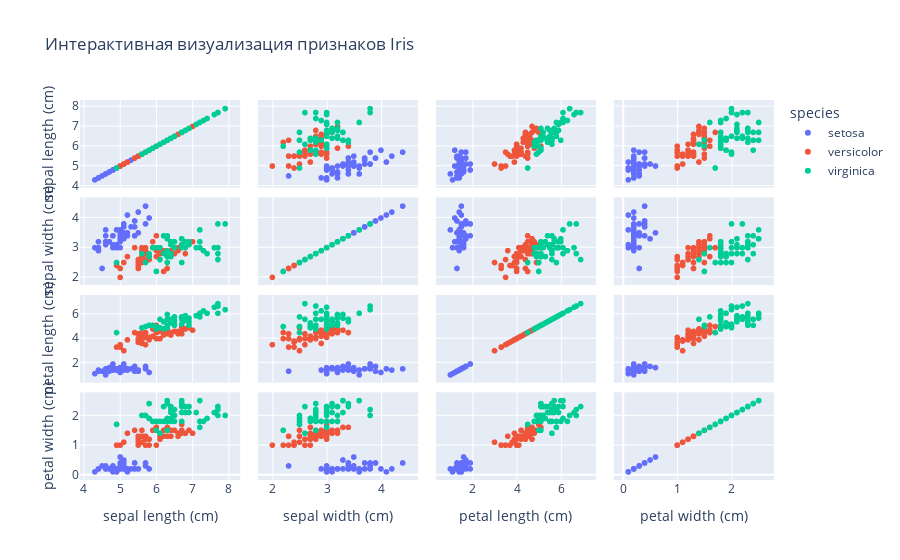

Notebook code for this chart:
### Markdown cell above
## Задание 1: Подготовка данных

1. Импортируйте необходимые библиотеки (numpy, pandas, sklearn, etc.)
2. Загрузите датасет iris из sklearn.datasets
3. Создайте DataFrame с данными и добавьте понятные названия столбцов
4. Проведите базовый анализ данных:
   - Проверьте размер датасета
   - Изучите распределение классов
   - Постройте корреляционную матрицу
   - Визуализируйте распределение признаков

Подсказка: используйте pandas.DataFrame, seaborn.heatmap, plotly для визуализации

### Code cell
# Задание 1: Подготовка данных

# 1. Импорт необходимых библиотек
import numpy as np
import pandas as pd
import seaborn as sns
import matplotlib.pyplot as plt
from sklearn.datasets import load_iris
import plotly.express as px

sns.set(style="whitegrid")
plt.rcParams['figure.figsize'] = (8, 5)
iris = load_iris()

df = pd.DataFrame(iris.data, columns=iris.feature_names)
df['species'] = iris.target
df['species'] = df['species'].map({0: 'setosa', 1: 'versicolor', 2: 'virginica'})

print("Размер датасета:", df.shape)
print("\nРаспределение классов:")
print(df['species'].value_counts())

plt.figure(figsize=(7, 5))
sns.heatmap(df.iloc[:, :4].corr(), annot=True, cmap="coolwarm")
plt.title("Корреляционная матрица признаков")
plt.show()

sns.pairplot(df, hue="species", diag_kind="kde")
plt.show()

fig = px.scatter_matrix(
    df,
    dimensions=df.columns[:4],
    color="species",
    title="Интерактивная визуализация признаков Iris"
)
fig.show()

### Figure 1 — Plotly figure (JSON) as saved in the notebook; plotly's stock layout.template omitted (floating-point values rounded to 4 significant figures)
{"data": [{"dimensions": [{"axis": {"matches": true}, "label": "sepal length (cm)", "values": [5.1, 4.9, 4.7, 4.6, 5.0, 5.4, 4.6, 5.0, 4.4, 4.9, 5.4, 4.8, 4.8, 4.3, 5.8, 5.7, 5.4, 5.1, 5.7, 5.1, 5.4, 5.1, 4.6, 5.1, 4.8, 5.0, 5.0, 5.2, 5.2, 4.7, 4.8, 5.4, 5.2, 5.5, 4.9, 5.0, 5.5, 4.9, 4.4, 5.1, 5.0, 4.5, 4.4, 5.0, 5.1, 4.8, 5.1, 4.6, 5.3, 5.0]}, {"axis": {"matches": true}, "label": "sepal width (cm)", "values": [3.5, 3.0, 3.2, 3.1, 3.6, 3.9, 3.4, 3.4, 2.9, 3.1, 3.7, 3.4, 3.0, 3.0, 4.0, 4.4, 3.9, 3.5, 3.8, 3.8, 3.4, 3.7, 3.6, 3.3, 3.4, 3.0, 3.4, 3.5, 3.4, 3.2, 3.1, 3.4, 4.1, 4.2, 3.1, 3.2, 3.5, 3.6, 3.0, 3.4, 3.5, 2.3, 3.2, 3.5, 3.8, 3.0, 3.8, 3.2, 3.7, 3.3]}, {"axis": {"matches": true}, "label": "petal length (cm)", "values": [1.4, 1.4, 1.3, 1.5, 1.4, 1.7, 1.4, 1.5, 1.4, 1.5, 1.5, 1.6, 1.4, 1.1, 1.2, 1.5, 1.3, 1.4, 1.7, 1.5, 1.7, 1.5, 1.0, 1.7, 1.9, 1.6, 1.6, 1.5, 1.4, 1.6, 1.6, 1.5, 1.5, 1.4, 1.5, 1.2, 1.3, 1.4, 1.3, 1.5, 1.3, 1.3, 1.3, 1.6, 1.9, 1.4, 1.6, 1.4, 1.5, 1.4]}, {"axis": {"matches": true}, "label": "petal width (cm)", "values": [0.2, 0.2, 0.2, 0.2, 0.2, 0.4, 0.3, 0.2, 0.2, 0.1, 0.2, 0.2, 0.1, 0.1, 0.2, 0.4, 0.4, 0.3, 0.3, 0.3, 0.2, 0.4, 0.2, 0.5, 0.2, 0.2, 0.4, 0.2, 0.2, 0.2, 0.2, 0.4, 0.1, 0.2, 0.2, 0.2, 0.2, 0.1, 0.2, 0.2, 0.3, 0.3, 0.2, 0.6, 0.4, 0.3, 0.2, 0.2, 0.2, 0.2]}], "hovertemplate": "species=setosa<br>%{xaxis.title.text}=%{x}<br>%{yaxis.title.text}=%{y}<extra></extra>", "legendgroup": "setosa", "marker": {"color": "#636efa", "symbol": "circle"}, "name": "setosa", "showlegend": true, "type": "splom"}, {"dimensions": [{"axis": {"matches": true}, "label": "sepal length (cm)", "values": [7.0, 6.4, 6.9, 5.5, 6.5, 5.7, 6.3, 4.9, 6.6, 5.2, 5.0, 5.9, 6.0, 6.1, 5.6, 6.7, 5.6, 5.8, 6.2, 5.6, 5.9, 6.1, 6.3, 6.1, 6.4, 6.6, 6.8, 6.7, 6.0, 5.7, 5.5, 5.5, 5.8, 6.0, 5.4, 6.0, 6.7, 6.3, 5.6, 5.5, 5.5, 6.1, 5.8, 5.0, 5.6, 5.7, 5.7, 6.2, 5.1, 5.7]}, {"axis": {"matches": true}, "label": "sepal width (cm)", "values": [3.2, 3.2, 3.1, 2.3, 2.8, 2.8, 3.3, 2.4, 2.9, 2.7, 2.0, 3.0, 2.2, 2.9, 2.9, 3.1, 3.0, 2.7, 2.2, 2.5, 3.2, 2.8, 2.5, 2.8, 2.9, 3.0, 2.8, 3.0, 2.9, 2.6, 2.4, 2.4, 2.7, 2.7, 3.0, 3.4, 3.1, 2.3, 3.0, 2.5, 2.6, 3.0, 2.6, 2.3, 2.7, 3.0, 2.9, 2.9, 2.5, 2.8]}, {"axis": {"matches": true}, "label": "petal length (cm)", "values": [4.7, 4.5, 4.9, 4.0, 4.6, 4.5, 4.7, 3.3, 4.6, 3.9, 3.5, 4.2, 4.0, 4.7, 3.6, 4.4, 4.5, 4.1, 4.5, 3.9, 4.8, 4.0, 4.9, 4.7, 4.3, 4.4, 4.8, 5.0, 4.5, 3.5, 3.8, 3.7, 3.9, 5.1, 4.5, 4.5, 4.7, 4.4, 4.1, 4.0, 4.4, 4.6, 4.0, 3.3, 4.2, 4.2, 4.2, 4.3, 3.0, 4.1]}, {"axis": {"matches": true}, "label": "petal width (cm)", "values": [1.4, 1.5, 1.5, 1.3, 1.5, 1.3, 1.6, 1.0, 1.3, 1.4, 1.0, 1.5, 1.0, 1.4, 1.3, 1.4, 1.5, 1.0, 1.5, 1.1, 1.8, 1.3, 1.5, 1.2, 1.3, 1.4, 1.4, 1.7, 1.5, 1.0, 1.1, 1.0, 1.2, 1.6, 1.5, 1.6, 1.5, 1.3, 1.3, 1.3, 1.2, 1.4, 1.2, 1.0, 1.3, 1.2, 1.3, 1.3, 1.1, 1.3]}], "hovertemplate": "species=versicolor<br>%{xaxis.title.text}=%{x}<br>%{yaxis.title.text}=%{y}<extra></extra>", "legendgroup": "versicolor", "marker": {"color": "#EF553B", "symbol": "circle"}, "name": "versicolor", "showlegend": true, "type": "splom"}, {"dimensions": [{"axis": {"matches": true}, "label": "sepal length (cm)", "values": [6.3, 5.8, 7.1, 6.3, 6.5, 7.6, 4.9, 7.3, 6.7, 7.2, 6.5, 6.4, 6.8, 5.7, 5.8, 6.4, 6.5, 7.7, 7.7, 6.0, 6.9, 5.6, 7.7, 6.3, 6.7, 7.2, 6.2, 6.1, 6.4, 7.2, 7.4, 7.9, 6.4, 6.3, 6.1, 7.7, 6.3, 6.4, 6.0, 6.9, 6.7, 6.9, 5.8, 6.8, 6.7, 6.7, 6.3, 6.5, 6.2, 5.9]}, {"axis": {"matches": true}, "label": "sepal width (cm)", "values": [3.3, 2.7, 3.0, 2.9, 3.0, 3.0, 2.5, 2.9, 2.5, 3.6, 3.2, 2.7, 3.0, 2.5, 2.8, 3.2, 3.0, 3.8, 2.6, 2.2, 3.2, 2.8, 2.8, 2.7, 3.3, 3.2, 2.8, 3.0, 2.8, 3.0, 2.8, 3.8, 2.8, 2.8, 2.6, 3.0, 3.4, 3.1, 3.0, 3.1, 3.1, 3.1, 2.7, 3.2, 3.3, 3.0, 2.5, 3.0, 3.4, 3.0]}, {"axis": {"matches": true}, "label": "petal length (cm)", "values": [6.0, 5.1, 5.9, 5.6, 5.8, 6.6, 4.5, 6.3, 5.8, 6.1, 5.1, 5.3, 5.5, 5.0, 5.1, 5.3, 5.5, 6.7, 6.9, 5.0, 5.7, 4.9, 6.7, 4.9, 5.7, 6.0, 4.8, 4.9, 5.6, 5.8, 6.1, 6.4, 5.6, 5.1, 5.6, 6.1, 5.6, 5.5, 4.8, 5.4, 5.6, 5.1, 5.1, 5.9, 5.7, 5.2, 5.0, 5.2, 5.4, 5.1]}, {"axis": {"matches": true}, "label": "petal width (cm)", "values": [2.5, 1.9, 2.1, 1.8, 2.2, 2.1, 1.7, 1.8, 1.8, 2.5, 2.0, 1.9, 2.1, 2.0, 2.4, 2.3, 1.8, 2.2, 2.3, 1.5, 2.3, 2.0, 2.0, 1.8, 2.1, 1.8, 1.8, 1.8, 2.1, 1.6, 1.9, 2.0, 2.2, 1.5, 1.4, 2.3, 2.4, 1.8, 1.8, 2.1, 2.4, 2.3, 1.9, 2.3, 2.5, 2.3, 1.9, 2.0, 2.3, 1.8]}], "hovertemplate": "species=virginica<br>%{xaxis.title.text}=%{x}<br>%{yaxis.title.text}=%{y}<extra></extra>", "legendgroup": "virginica", "marker": {"color": "#00cc96", "symbol": "circle"}, "name": "virginica", "showlegend": true, "type": "splom"}], "layout": {"dragmode": "select", "legend": {"title": {"text": "species"}, "tracegroupgap": 0}, "title": {"text": "Интерактивная визуализация признаков Iris"}}}
